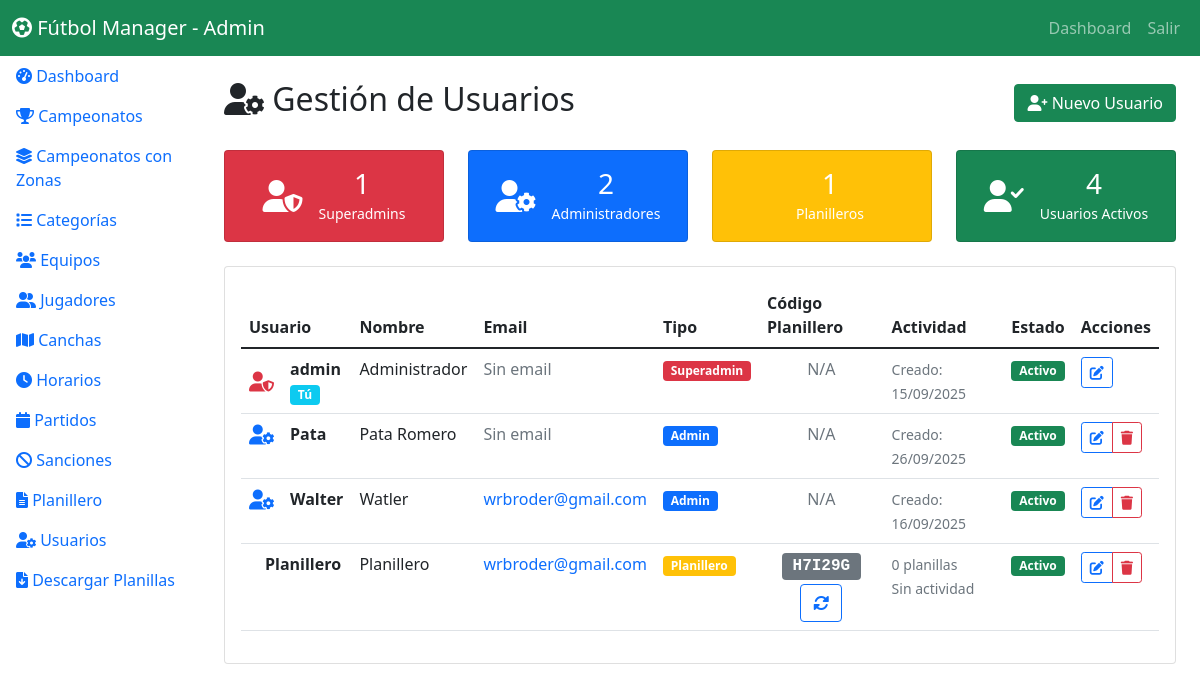
The app's page /admin/usuarios.php (signed in) with its own data.
### tables this page shows
CREATE TABLE `usuarios` (
  `id` int(11) NOT NULL,
  `username` varchar(50) NOT NULL,
  `password` varchar(255) NOT NULL,
  `email` varchar(100) DEFAULT NULL,
  `nombre` varchar(100) NOT NULL,
  `tipo` enum('superadmin','admin','planillero') NOT NULL,
  `activo` tinyint(1) DEFAULT 1,
  `codigo_planillero` varchar(10) DEFAULT NULL,
  `created_at` timestamp NULL DEFAULT current_timestamp()
);

### admin/usuarios.php (the view, shortened to what this page needs)
<?php
$db = Database::getInstance()->getConnection();
$stmt = $db->query("
    SELECT u.*,
           COUNT(DISTINCT pl.id) as planillas_asignadas,
           MAX(pl.fecha_descarga) as ultima_actividad
    FROM usuarios u
    LEFT JOIN planillas pl ON u.id = pl.planillero_id
    GROUP BY u.id
    ORDER BY
        CASE u.tipo
            WHEN 'superadmin' THEN 1
            WHEN 'admin' THEN 2
            WHEN 'planillero' THEN 3
        END,
        u.nombre
");
$usuarios = $stmt->fetchAll();
?>
<!DOCTYPE html>
<html lang="es">
<head>
    <link href="https://cdnjs.cloudflare.com/ajax/libs/bootstrap/5.1.3/css/bootstrap.min.css" rel="stylesheet">
    <link href="https://cdnjs.cloudflare.com/ajax/libs/font-awesome/6.0.0/css/all.min.css" rel="stylesheet">
    <link href="<?php echo SITE_URL; ?>assets/css/style.css" rel="stylesheet">
</head>
<body>
    <nav class="navbar navbar-expand-lg navbar-dark bg-success">
        <div class="container-fluid">
            <a class="navbar-brand" href="<?php echo SITE_URL; ?>">
                <i class="fas fa-futbol"></i> Fútbol Manager - Admin
            </a>
            <div class="navbar-nav ms-auto">
                <a class="nav-link" href="dashboard.php">Dashboard</a>
                <a class="nav-link" href="<?php echo SITE_URL; ?>logout.php">Salir</a>
            </div>
        </div>
    </nav>
    <div class="container-fluid">
        <div class="row">
            <div class="col-md-3 col-lg-2 p-0">
                <?php include __DIR__ . '/include/sidebar.php'; ?>
            </div>
            <div class="col-md-9 col-lg-10 p-4">
                <div class="d-flex justify-content-between align-items-center mb-4">
                    <h2><i class="fas fa-user-cog"></i> Gestión de Usuarios</h2>
                    <button class="btn btn-success" data-bs-toggle="modal" data-bs-target="#modalUsuario">
                        <i class="fas fa-user-plus"></i> Nuevo Usuario
                    </button>
                </div>
                <div class="row mb-4">
                    <?php
                    $stats_usuarios = [
                        'superadmin' => count(array_filter($usuarios, fn($u) => $u['tipo'] == 'superadmin')),
                        'admin' => count(array_filter($usuarios, fn($u) => $u['tipo'] == 'admin')),
                        'planillero' => count(array_filter($usuarios, fn($u) => $u['tipo'] == 'planillero')),
                        'activos' => count(array_filter($usuarios, fn($u) => $u['activo']))
                    ];
                    ?>
                    <div class="col-md-3">
                        <div class="card bg-danger text-white">
                            <div class="card-body text-center">
                                <div class="d-flex align-items-center justify-content-center">
                                    <i class="fas fa-user-shield fa-2x me-3"></i>
                                    <div>
                                        <h3 class="mb-0"><?php echo $stats_usuarios['superadmin']; ?></h3>
                                        <small>Superadmins</small>
                                    </div>
                                </div>
                            </div>
                        </div>
                    </div>
                    <div class="col-md-3">
                        <div class="card bg-primary text-white">
                            <div class="card-body text-center">
                                <div class="d-flex align-items-center justify-content-center">
                                    <i class="fas fa-user-cog fa-2x me-3"></i>
                                    <div>
                                        <h3 class="mb-0"><?php echo $stats_usuarios['admin']; ?></h3>
                                        <small>Administradores</small>
                                    </div>
                                </div>
                            </div>
                        </div>
                    </div>
                    <div class="col-md-3">
                        <div class="card bg-warning text-white">
                            <div class="card-body text-center">
                                <div class="d-flex align-items-center justify-content-center">
                                    <div>
                                        <h3 class="mb-0"><?php echo $stats_usuarios['planillero']; ?></h3>
                                        <small>Planilleros</small>
                                    </div>
                                </div>
                            </div>
                        </div>
                    </div>
                    <div class="col-md-3">
                        <div class="card bg-success text-white">
                            <div class="card-body text-center">
                                <div class="d-flex align-items-center justify-content-center">
                                    <i class="fas fa-user-check fa-2x me-3"></i>
                                    <div>
                                        <h3 class="mb-0"><?php echo $stats_usuarios['activos']; ?></h3>
                                        <small>Usuarios Activos</small>
                                    </div>
                                </div>
                            </div>
                        </div>
                    </div>
                </div>
                <div class="card">
                    <div class="card-body">
                        <?php if (empty($usuarios)): ?>
                            <div class="text-center py-4">
                                <i class="fas fa-users fa-3x text-muted mb-3"></i>
                                <h5 class="text-muted">No hay usuarios registrados</h5>
                            </div>
                        <?php else: ?>
                            <div class="table-responsive">
                                <table class="table table-hover">
                                    <thead>
                                        <tr>
                                            <th>Usuario</th>
                                            <th>Nombre</th>
                                            <th>Email</th>
                                            <th>Tipo</th>
                                            <th>Código Planillero</th>
                                            <th>Actividad</th>
                                            <th>Estado</th>
                                            <th>Acciones</th>
                                        </tr>
                                    </thead>
                                    <tbody>
                                        <?php foreach ($usuarios as $usuario): ?>
                                        <tr class="<?php echo !$usuario['activo'] ? 'table-secondary' : ''; ?>">
                                            <td>
                                                <div class="d-flex align-items-center">
                                                    <?php
                                                    $icon_color = [
                                                        'superadmin' => 'text-danger',
                                                        'admin' => 'text-primary',
                                                        'planillero' => 'text-warning'
                                                    ];
                                                    $icon_type = [
                                                        'superadmin' => 'fa-user-shield',
                                                        'admin' => 'fa-user-cog',
                                                        'planillero' => 'fa-clipboard-user'
                                                    ];
                                                    ?>
                                                    <i class="fas <?php echo $icon_type[$usuario['tipo']]; ?> <?php echo $icon_color[$usuario['tipo']]; ?> fa-lg me-3"></i>
                                                    <div>
                                                        <strong><?php echo htmlspecialchars($usuario['username']); ?></strong>
                                                        <?php if ($usuario['id'] == $_SESSION['user_id']): ?>
                                                            <br><small class="badge bg-info">Tú</small>
                                                        <?php endif; ?>
                                                    </div>
                                                </div>
                                            </td>
                                            <td><?php echo htmlspecialchars($usuario['nombre']); ?></td>
                                            <td>
                                                <?php if ($usuario['email']): ?>
                                                    <a href="mailto:<?php echo htmlspecialchars($usuario['email']); ?>" class="text-decoration-none">
                                                        <?php echo htmlspecialchars($usuario['email']); ?>
                                                    </a>
                                                <?php else: ?>
                                                    <span class="text-muted">Sin email</span>
                                                <?php endif; ?>
                                            </td>
                                            <td>
                                                <span class="badge bg-<?php echo $usuario['tipo'] == 'superadmin' ? 'danger' : ($usuario['tipo'] == 'admin' ? 'primary' : 'warning'); ?>">
                                                    <?php echo ucfirst($usuario['tipo']); ?>
                                                </span>
                                            </td>
                                            <td class="text-center">
                                                <?php if ($usuario['tipo'] == 'planillero'): ?>
                                                    <?php if ($usuario['codigo_planillero']): ?>
                                                        <span class="badge bg-secondary fs-6 font-monospace">
                                                            <?php echo $usuario['codigo_planillero']; ?>
                                                        </span>
                                                        <br>
                                                        <button class="btn btn-xs btn-outline-primary mt-1"
                                                                onclick="generarCodigo(<?php echo $usuario['id']; ?>)"
                                                                title="Generar nuevo código">
                                                            <i class="fas fa-sync-alt"></i>
                                                        </button>
                                                    <?php endif; ?>
                                                <?php else: ?>
                                                    <span class="text-muted">N/A</span>
                                                <?php endif; ?>
                                            </td>
                                            <td>
                                                <?php if ($usuario['tipo'] == 'planillero'): ?>
                                                    <small class="text-muted">
                                                        <?php echo $usuario['planillas_asignadas']; ?> planillas<br>
                                                        <?php if ($usuario['ultima_actividad']): ?>
                                                            <?php echo date('d/m/Y', strtotime($usuario['ultima_actividad'])); ?>
                                                        <?php else: ?>
                                                            Sin actividad
                                                        <?php endif; ?>
                                                    </small>
                                                <?php else: ?>
                                                    <small class="text-muted">
                                                        Creado: <?php echo date('d/m/Y', strtotime($usuario['created_at'])); ?>
                                                    </small>
                                                <?php endif; ?>
                                            </td>
                                            <td class="text-center">
                                                <?php if ($usuario['activo']): ?>
                                                    <span class="badge bg-success">Activo</span>
                                                <?php else: ?>
                                                    <span class="badge bg-secondary">Inactivo</span>
                                                <?php endif; ?>
                                            </td>
                                            <td>
                                                <div class="btn-group" role="group">
                                                    <button class="btn btn-sm btn-outline-primary"
                                                            onclick="editarUsuario(<?php echo $usuario['id']; ?>)">
                                                        <i class="fas fa-edit"></i>
                                                    </button>
                                                    <?php if ($usuario['id'] != $_SESSION['user_id']): ?>
                                                        <button class="btn btn-sm btn-outline-danger"
                                                                onclick="eliminarUsuario(<?php echo $usuario['id']; ?>, '<?php echo htmlspecialchars($usuario['username']); ?>')">
                                                            <i class="fas fa-trash"></i>
                                                        </button>
                                                    <?php endif; ?>
                                                </div>
                                            </td>
                                        </tr>
                                        <?php endforeach; ?>
                                    </tbody>
                                </table>
                            </div>
                        <?php endif; ?>
                    </div>
                </div>
            </div>
        </div>
    </div>
</body>
</html>

### records on screen
usuarios: activo "1", id "2", username "Planillero", nombre "Planillero", email "wrbroder@gmail.com", tipo "Planillero", codigo_planillero "H7I29G", planillas_asignadas "0", shows "Sin actividad", shows "Activo"
usuarios: username "admin", shows "Tú", nombre "Administrador", shows "Sin email", tipo "Superadmin", shows "N/A", created_at "15/09/2025", activo "Activo"
usuarios: username "Pata", nombre "Pata Romero", email "Sin email", tipo "Admin", shows "N/A", created_at "26/09/2025", activo "Activo"
usuarios: username "Walter", nombre "Watler", email "wrbroder@gmail.com", tipo "Admin", shows "N/A", created_at "16/09/2025", activo "Activo"

### other values on screen
$stats_usuarios['activos'] "4"
